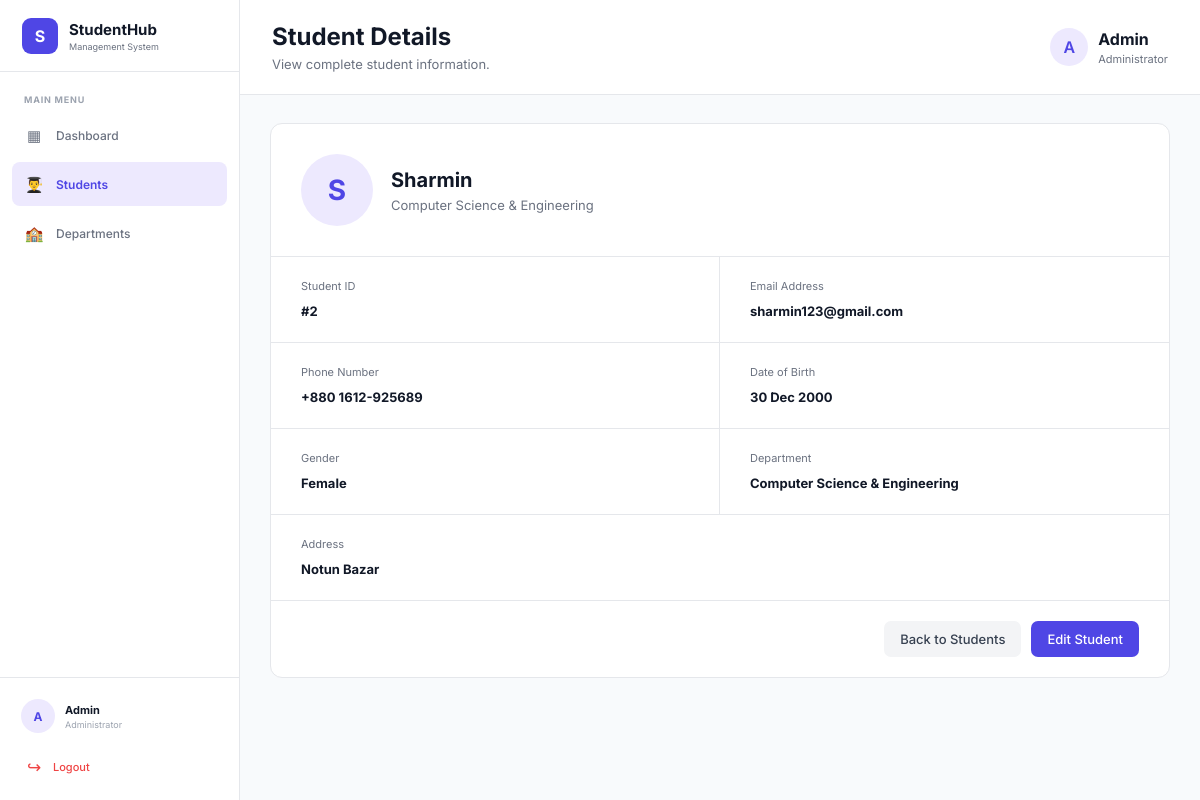
The app's page /students/view.php?id=2 (signed in) with its own data.
### tables this page shows
CREATE TABLE `students` (
  `id` int(11) NOT NULL,
  `name` varchar(100) NOT NULL,
  `email` varchar(100) NOT NULL,
  `phone` varchar(30) DEFAULT NULL,
  `dob` date DEFAULT NULL,
  `gender` enum('Male','Female','Other') DEFAULT NULL,
  `department_id` int(11) DEFAULT NULL,
  `address` text DEFAULT NULL,
  `created_at` timestamp NOT NULL DEFAULT current_timestamp()
);

CREATE TABLE `departments` (
  `id` int(11) NOT NULL,
  `name` varchar(100) NOT NULL,
  `created_at` timestamp NOT NULL DEFAULT current_timestamp()
);

### students/view.php (the view, shortened to what this page needs)
<?php
require_once "../config/db.php";
$id = isset($_GET['id']) ? (int) $_GET['id'] : 0;
$stmt = $conn->prepare("
    SELECT
        students.*,
        departments.name AS department_name
    FROM students
    LEFT JOIN departments
        ON students.department_id = departments.id
    WHERE students.id = ?
");
$stmt->bind_param("i", $id);
$stmt->execute();
$result = $stmt->get_result();
$student = $result->fetch_assoc();
?>
<?php include "../includes/header.php"; ?>
<?php include "../includes/sidebar.php"; ?>
<main class="main-content">
    <header class="topbar">
        <div>
            <h1>Student Details</h1>
            <p>
                View complete student information.
            </p>
        </div>
        <div class="profile">
            <div class="avatar">
                A
            </div>
            <div>
                <strong>Admin</strong>
                <span>Administrator</span>
            </div>
        </div>
    </header>
    <section class="dashboard-content">
        <div class="profile-card">
            <div class="student-profile-header">
                <div class="large-avatar">
                    <?php
                    echo strtoupper(
                        substr(
                            $student['name'],
                            0,
                            1
                        )
                    );
                    ?>
                </div>
                <div>
                    <h2>
                        <?php
                        echo htmlspecialchars(
                            $student['name']
                        );
                        ?>
                    </h2>
                    <p>
                        <?php
                        echo htmlspecialchars(
                            $student['department_name']
                            ?? 'Department not assigned'
                        );
                        ?>
                    </p>
                </div>
            </div>
            <div class="details-grid">
                <div class="detail-item">
                    <span>Student ID</span>
                    <strong>
                        #<?php echo $student['id']; ?>
                    </strong>
                </div>
                <div class="detail-item">
                    <span>Email Address</span>
                    <strong>
                        <?php
                        echo htmlspecialchars(
                            $student['email']
                        );
                        ?>
                    </strong>
                </div>
                <div class="detail-item">
                    <span>Phone Number</span>
                    <strong>
                        <?php
                        echo htmlspecialchars(
                            $student['phone'] ?: '-'
                        );
                        ?>
                    </strong>
                </div>
                <div class="detail-item">
                    <span>Date of Birth</span>
                    <strong>
                        <?php
                        echo $student['dob']
                            ? date(
                                'd M Y',
                                strtotime($student['dob'])
                            )
                            : '-';
                        ?>
                    </strong>
                </div>
                <div class="detail-item">
                    <span>Gender</span>
                    <strong>
                        <?php
                        echo htmlspecialchars(
                            $student['gender'] ?: '-'
                        );
                        ?>
                    </strong>
                </div>
                <div class="detail-item">
                    <span>Department</span>
                    <strong>
                        <?php
                        echo htmlspecialchars(
                            $student['department_name']
                            ?? 'Not Assigned'
                        );
                        ?>
                    </strong>
                </div>
                <div class="detail-item full-width">
                    <span>Address</span>
                    <strong>
                        <?php
                        echo nl2br(
                            htmlspecialchars(
                                $student['address'] ?: '-'
                            )
                        );
                        ?>
                    </strong>
                </div>
            </div>
            <div class="profile-actions">
                <a
                    href="index.php"
                    class="btn btn-secondary"
                >
                    Back to Students
                </a>
                <a
                    href="edit.php?id=<?php echo $student['id']; ?>"
                    class="btn btn-primary"
                >
                    Edit Student
                </a>
            </div>
        </div>
    </section>
</main>
<?php include "../includes/footer.php"; ?>

### assets/css/style.css (style rules this page uses)
* { margin: 0; padding: 0; box-sizing: border-box; }
:root { --primary: #4f46e5; --primary-dark: #4338ca; --bg: #f8fafc; --sidebar: #111827; --text: #111827; --muted: #6b7280; --border: #e5e7eb; --white: #ffffff; --danger: #ef4444; --success: #10b981; }
body { font-family: 'Inter', sans-serif; background: var(--bg); color: var(--text); }
a { text-decoration: none; color: inherit; }
.main-content { margin-left: (100% - 240px); min-height: 100vh; box-sizing: border-box; }
.topbar { background: white; border-bottom: 1px solid var(--border); padding: 22px 32px; display: flex; align-items: center; justify-content: space-between; }
.topbar h1 { font-size: 24px; margin-bottom: 5px; }
.topbar p { color: var(--muted); font-size: 13px; }
.profile { display: flex; align-items: center; gap: 10px; }
.profile span { display: block; color: var(--muted); font-size: 11px; margin-top: 3px; }
.avatar { width: 38px; height: 38px; background: #ede9fe; color: var(--primary); border-radius: 50%; display: flex; align-items: center; justify-content: center; font-weight: 600; }
.dashboard-content { padding: 30px; }
.btn { display: inline-flex; align-items: center; justify-content: center; padding: 10px 16px; border-radius: 7px; font-size: 13px; font-weight: 500; border: none; cursor: pointer; }
.btn-primary { background: var(--primary); color: white; }
.btn-secondary { background: #f3f4f6; color: #374151; }
.profile-card { max-width: 900px; margin: 0 auto; background: white; border: 1px solid var(--border); border-radius: 12px; overflow: hidden; }
.student-profile-header { padding: 30px; display: flex; align-items: center; gap: 18px; border-bottom: 1px solid var(--border); }
.large-avatar { width: 72px; height: 72px; border-radius: 50%; background: #ede9fe; color: var(--primary); display: flex; align-items: center; justify-content: center; font-size: 28px; font-weight: 700; }
.student-profile-header h2 { font-size: 20px; }
.student-profile-header p { color: var(--muted); font-size: 13px; margin-top: 5px; }
.details-grid { display: grid; grid-template-columns: repeat(2, 1fr); }
.detail-item { padding: 22px 30px; border-bottom: 1px solid var(--border); }
.detail-item:nth-child(odd) { border-right: 1px solid var(--border); }
.detail-item span { display: block; color: var(--muted); font-size: 11px; margin-bottom: 7px; }
.detail-item strong { font-size: 13px; color: #111827; }
.detail-item.full-width { grid-column: 1 / -1; border-right: none; }
.profile-actions { padding: 20px 30px; display: flex; justify-content: flex-end; gap: 10px; }
.main-content { margin-left: 240px; width: calc(100% - 240px); min-height: 100vh; box-sizing: border-box; }
.topbar { width: 100%; box-sizing: border-box; }
.dashboard-content { width: 100%; max-width: none; padding: 28px; box-sizing: border-box; }

### records on screen
students: name "S", name "Sharmin", department.name "Computer Science & Engineering", id "2", email "sharmin123@gmail.com", phone "+880 1612-925689", dob "30 Dec 2000", gender "Female", address "Notun Bazar"

### other values on screen
$admin_initial "A"
$admin_name "Admin"
